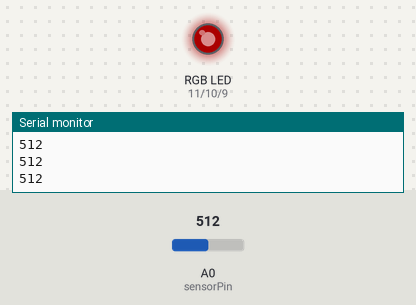
The sketch below on a simulated Arduino Uno, built with avr-gcc and run on an emulated ATmega328P. Shown: an RGB LED mixed from three pins (HIGH = lit), the last lines printed to the serial monitor. The inputs (shaded band) are chosen by the test bench; at power-on: A0 (sensorPin) = 512. Dim RGB values are drawn brighter than linear.

Above: at 1.2 s.
1.3 s: A0 (sensorPin) set to 458
At 2.2 s:
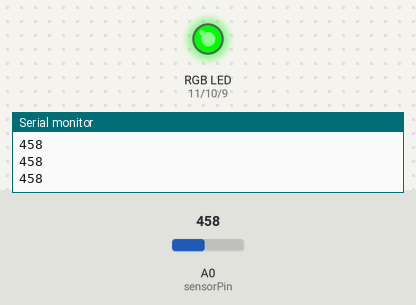
2.9 s: A0 (sensorPin) set to 306
At 3.6 s:
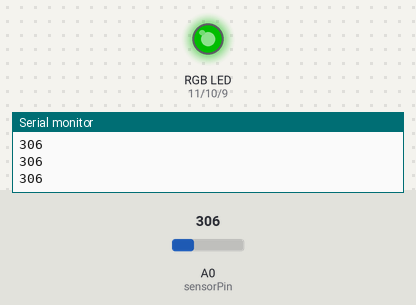
4.5 s: A0 (sensorPin) set to 224
At 5.1 s:
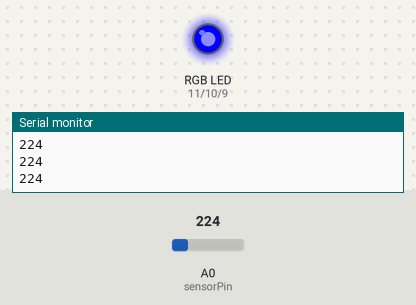
6.1 s: A0 (sensorPin) set to 243
At 6.5 s:
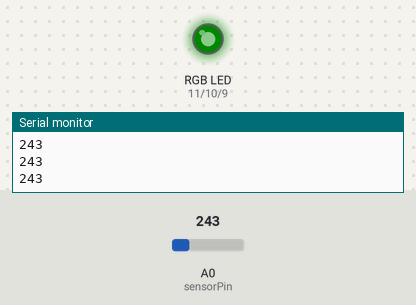
7.7 s: A0 (sensorPin) set to 122
At 9.0 s:
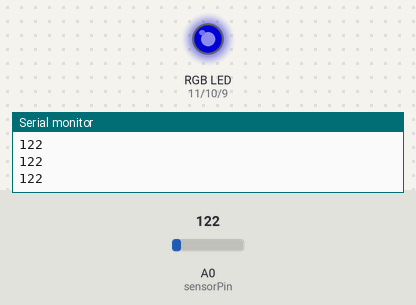
9.3 s: A0 (sensorPin) set to 0
At 10.6 s:
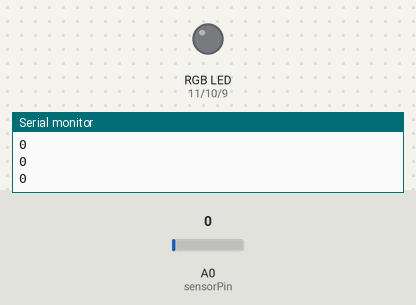
Timing chart, 0 to 11.9 s (numbered marks = the images above; inputs shaded):
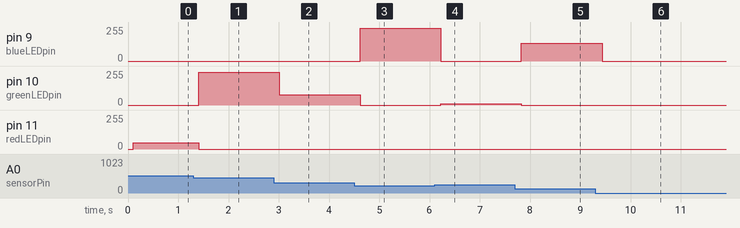

Measured:
- after the input at 1.3 s, pin 10 (greenLEDpin): 0/255 → 244/255 after 0.11 s; pin 11 (redLEDpin): 47/255 → 0/255 after 0.11 s
- after the input at 2.9 s, pin 10 (greenLEDpin): 244/255 → 78/255 after 0.11 s
- after the input at 4.5 s, pin 9 (blueLEDpin): 0/255 → 245/255 after 0.12 s; pin 10 (greenLEDpin): 78/255 → 0/255 after 0.12 s
- after the input at 6.1 s, pin 9 (blueLEDpin): 245/255 → 0/255 after 0.12 s; pin 10 (greenLEDpin): 0/255 → 9/255 after 0.12 s
- after the input at 7.7 s, pin 9 (blueLEDpin): 0/255 → 133/255 after 0.13 s; pin 10 (greenLEDpin): 9/255 → 0/255 after 0.13 s
- after the input at 9.3 s, pin 9 (blueLEDpin): 133/255 → 0/255 after 0.13 s

The sketch:

ProximitySensorCodeLED.ino
```cpp
/* Poximity Sensor
For circuit instructions please see workshop handout
*/

int sensorPin = A0; //analog pin 0
int blueLEDpin = 9;          // connect Blue LED to pin 09 (PWM pin)
int greenLEDpin = 10;          // connect Green LED to pin 10 (PWM pin)
int redLEDpin = 11;          // connect Red LED to pin 11 (PWM pin)
int LEDbrightness;        //

void setup(){
  // We'll send debugging information via the Serial monitor
  Serial.begin(9600);
}

void loop(){
  int distance = analogRead(sensorPin);
  Serial.println(distance);

  //just to slow down the output - remove if trying to catch an object passing by
  delay(100);


  // The LEDs change colour depending on how far away the object is
  // You can change the ranges by changing the numbers
  // in the "if", "else" and LEDbrightness = map(distance, X, X, 0, 255) for each loop
  // Now we convert it into 3 ranges that move from Blue to Green to Red
  // This gives us a better sense of how close an object to the sensor
  if (distance >= 0 && distance <= 233) { // When the object is farthest away
    LEDbrightness = map(distance, 0, 233, 0, 255);
      analogWrite(blueLEDpin, LEDbrightness);
      analogWrite(greenLEDpin, 0); // Need to make sure the other
      analogWrite(redLEDpin, 0);   // two LEDs are off
  } else if (distance > 234 && distance <= 468) { // The mid-range of distance

    LEDbrightness = map(distance, 234, 468, 0, 255);
      analogWrite(greenLEDpin, LEDbrightness);
      analogWrite(redLEDpin, 0);   // Need to make sure the other
      analogWrite(blueLEDpin, 0);  // two LEDs are off

  } else { // For the closest readings
     LEDbrightness = map(distance, 469, 700, 0, 255);
       analogWrite(redLEDpin, LEDbrightness);
       analogWrite(greenLEDpin, 0); // Need to make sure the other
       analogWrite(blueLEDpin, 0);  // two LEDs are off
  }

}
```
